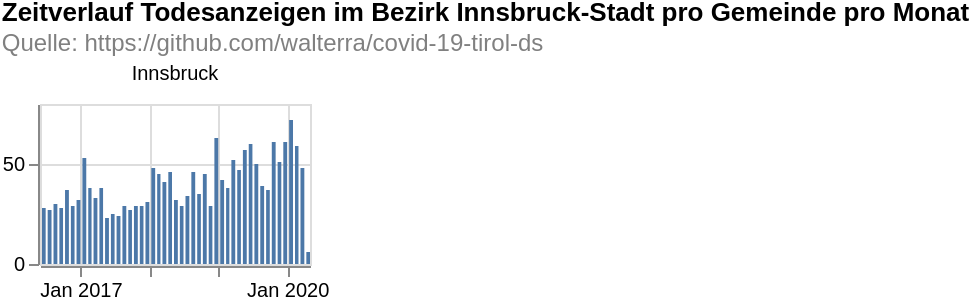

This figure's Vega-Lite source:
### Vega-Lite specification from a JSON file in a GitHub repository (floating-point values rounded to 4 significant figures; data arrays with more than 128 entries replaced by an {"elided": "..."} marker saying what was removed)
{"$schema": "https://vega.github.io/schema/vega-lite/v4.8.1.json", "columns": 6, "config": {"view": {"continuousHeight": 300, "continuousWidth": 400}}, "data": {"name": "data-0007bdb2ba6125a56ff274032984e4d6"}, "datasets": {"data-0007bdb2ba6125a56ff274032984e4d6": {"elided": "1025 records"}}, "facet": {"field": "municipaly", "title": null, "type": "nominal"}, "padding": 0, "spec": {"layer": [{"encoding": {"tooltip": [{"field": "date", "timeUnit": "yearmonth", "type": "temporal"}, {"aggregate": "sum", "field": "count", "type": "quantitative"}], "x": {"field": "date", "timeUnit": "yearmonth", "title": null, "type": "temporal"}, "y": {"aggregate": "sum", "field": "count", "title": null, "type": "quantitative"}}, "height": 80, "mark": "bar", "width": 135}]}, "title": {"color": "black", "subtitle": ["Quelle: https://github.com/walterra/covid-19-tirol-ds"], "subtitleColor": "gray", "text": ["Zeitverlauf Todesanzeigen im Bezirk Innsbruck-Stadt pro Gemeinde pro Monat"]}}
